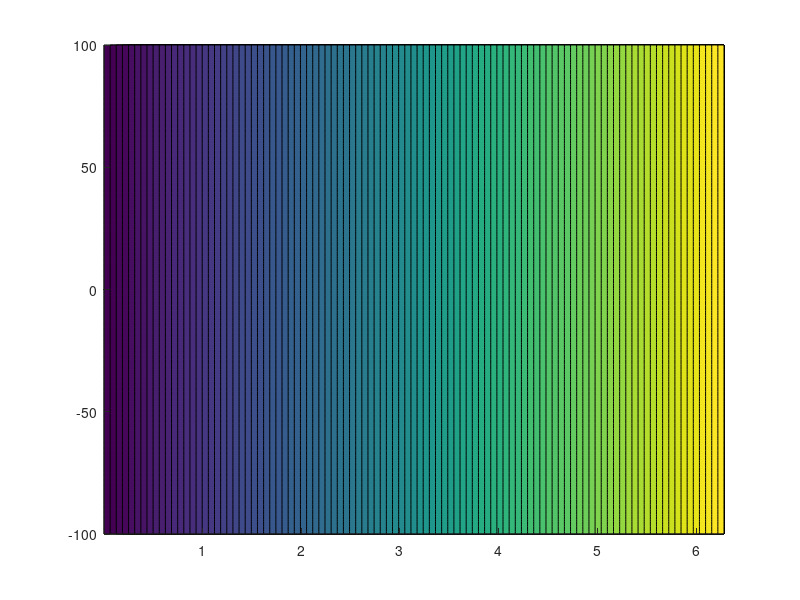

The MATLAB script that drew this image: (Note: this script raises an error after producing the figure.)
clear; clc; close all;

% Description: Plots a contour plot of the solution to an ODE

% Solution with M = 1 and U = 1
r = @(C,theta) C*csc(theta) - theta*csc(theta)/2/pi;

C = linspace(-100,100,200);
theta = linspace(0.001,2*pi,200);

[c,t] = meshgrid(C,theta);

contourf(t,c,r(c,t),100,'edgecolor','none')
colorbar